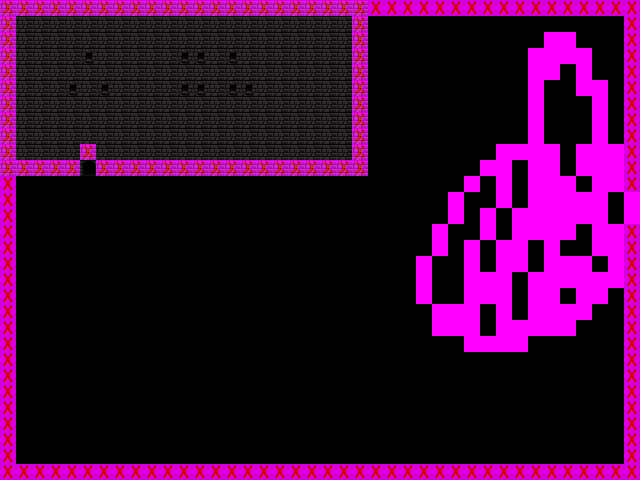

The image is a tile-based game level rendered from a .tmx file. Its description and source (layers, tilesets, objects; grid data summarised) follow:
An orthogonal 40x30 tile map with 16x16 px tiles, 3 tile layers (pisable, Objetos, cielo), 2 hidden layers not drawn.

<map version="1.0" orientation="orthogonal" width="40" height="30" tilewidth="16" tileheight="16">
 <tileset firstgid="1" name="tileset" tilewidth="16" tileheight="16">
  <image source="../imagenes/tileset.png" trans="ff00ff" width="160" height="208" />
 </tileset>
 <layer name="pisable" width="40" height="30" opacity="0.85">
  <data>[1200 cells, 169 non-empty, 1 distinct tile ids]</data>
 </layer>
 <layer name="Suelo" width="40" height="30" visible="0">
  <data>[1200 cells, 1200 non-empty, 2 distinct tile ids]</data>
 </layer>
 <layer name="Objetos" width="40" height="30" opacity="0.27">
  <data>[1200 cells, 253 non-empty, 3 distinct tile ids]</data>
 </layer>
 <layer name="Objetos superpuestos" width="40" height="30" visible="0">
  <data>[1200 cells, 2 non-empty, 2 distinct tile ids]</data>
 </layer>
 <layer name="cielo" width="40" height="30">
  <data>[1200 cells, 117 non-empty, 1 distinct tile ids]</data>
 </layer>
</map>